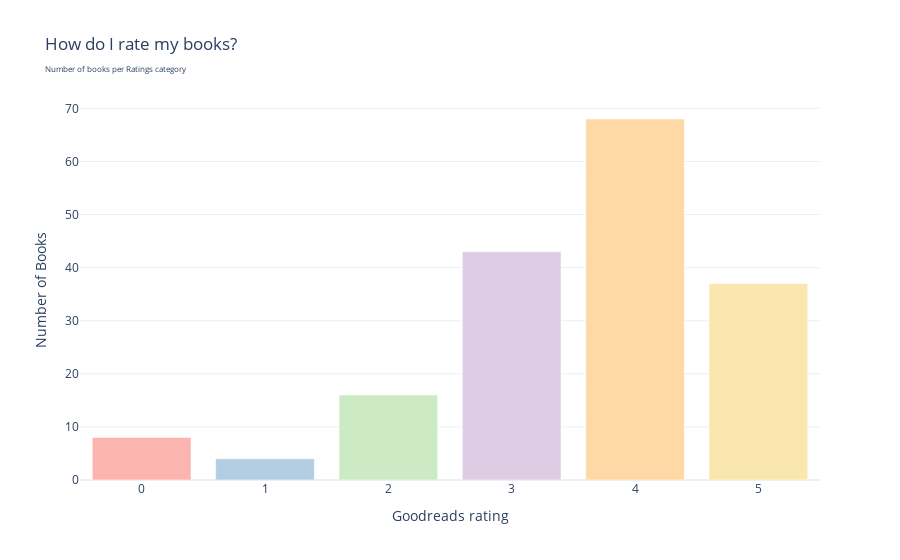

Notebook code cell kept with this figure:
### Markdown cell above
# Number of pages and read count

Visualising the most read page count of books

### Code cell
from apps.viz import visualize_page_categories

# Assuming you have a DataFrame 'myreads' with 'Page_Cat' column

visualize_page_categories(myreads, 'My_Rating', 'How do I rate my books?<br><span style="font-size: 8px;">Number of books per Ratings category</span>', 'Goodreads rating')

### Figure 1 — Plotly figure (JSON) as saved in the notebook; plotly's stock layout.template omitted (floating-point values rounded to 4 significant figures)
{"data": [{"marker": {"color": ["rgb(251,180,174)", "rgb(179,205,227)", "rgb(204,235,197)", "rgb(222,203,228)", "rgb(254,217,166)", "rgb(250,231,175)", "rgb(251,180,174)"]}, "type": "bar", "x": [0, 1, 2, 3, 4, 5], "y": [8, 4, 16, 43, 68, 37]}], "layout": {"title": {"text": "How do I rate my books?<br><span style=\"font-size: 8px;\">Number of books per Ratings category</span>"}, "xaxis": {"title": {"text": "Goodreads rating"}}, "yaxis": {"title": {"text": "Number of Books"}}}}
